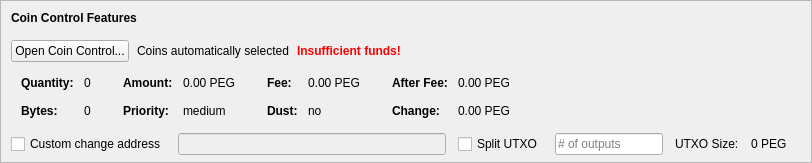
    <widget class="QFrame" name="frameCoinControl">
     <property name="sizePolicy">
      <sizepolicy hsizetype="Expanding" vsizetype="Expanding">
       <horstretch>0</horstretch>
       <verstretch>0</verstretch>
      </sizepolicy>
     </property>
     <property name="maximumSize">
      <size>
       <width>16777215</width>
       <height>16777215</height>
      </size>
     </property>
     <property name="frameShape">
      <enum>QFrame::StyledPanel</enum>
     </property>
     <property name="frameShadow">
      <enum>QFrame::Sunken</enum>
     </property>
     <layout class="QVBoxLayout" name="verticalLayoutCoinControl2">
      <property name="spacing">
       <number>0</number>
      </property>
      <property name="leftMargin">
       <number>0</number>
      </property>
      <property name="topMargin">
       <number>0</number>
      </property>
      <property name="rightMargin">
       <number>0</number>
      </property>
      <property name="bottomMargin">
       <number>6</number>
      </property>
      <item>
       <layout class="QVBoxLayout" name="verticalLayoutCoinControl" stretch="0,0,0,0,1">
        <property name="spacing">
         <number>0</number>
        </property>
        <property name="leftMargin">
         <number>10</number>
        </property>
        <property name="topMargin">
         <number>10</number>
        </property>
        <item>
         <layout class="QHBoxLayout" name="horizontalLayoutCoinControl1">
          <property name="bottomMargin">
           <number>15</number>
          </property>
          <item>
           <widget class="QLabel" name="labelCoinControlFeatures">
            <property name="sizePolicy">
             <sizepolicy hsizetype="Preferred" vsizetype="Maximum">
              <horstretch>0</horstretch>
              <verstretch>0</verstretch>
             </sizepolicy>
            </property>
            <property name="font">
             <font>
              <weight>75</weight>
              <bold>true</bold>
             </font>
            </property>
            <property name="styleSheet">
             <string notr="true">font-weight:bold;</string>
            </property>
            <property name="text">
             <string>Coin Control Features</string>
            </property>
           </widget>
          </item>
         </layout>
        </item>
        <item>
         <layout class="QHBoxLayout" name="horizontalLayoutCoinControl2" stretch="0,0,0,0">
          <property name="spacing">
           <number>8</number>
          </property>
          <property name="bottomMargin">
           <number>10</number>
          </property>
          <item>
           <widget class="QPushButton" name="pushButtonCoinControl">
            <property name="styleSheet">
             <string notr="true"/>
            </property>
            <property name="text">
             <string>Open Coin Control...</string>
            </property>
            <property name="autoDefault">
             <bool>false</bool>
            </property>
           </widget>
          </item>
          <item>
           <widget class="QLabel" name="labelCoinControlAutomaticallySelected">
            <property name="text">
             <string>Coins automatically selected</string>
            </property>
            <property name="margin">
             <number>5</number>
            </property>
           </widget>
          </item>
          <item>
           <widget class="QLabel" name="labelCoinControlInsuffFunds">
            <property name="font">
             <font>
              <weight>75</weight>
              <bold>true</bold>
             </font>
            </property>
            <property name="styleSheet">
             <string notr="true">color:red;font-weight:bold;</string>
            </property>
            <property name="text">
             <string>Insufficient funds!</string>
            </property>
            <property name="margin">
             <number>5</number>
            </property>
           </widget>
          </item>
          <item>
           <spacer name="horizontalSpacerCoinControl">
            <property name="orientation">
             <enum>Qt::Horizontal</enum>
            </property>
            <property name="sizeHint" stdset="0">
             <size>
              <width>40</width>
              <height>1</height>
             </size>
            </property>
           </spacer>
          </item>
         </layout>
        </item>
        <item>
         <widget class="QWidget" name="widgetCoinControl" native="true">
          <property name="sizePolicy">
           <sizepolicy hsizetype="Preferred" vsizetype="Preferred">
            <horstretch>0</horstretch>
            <verstretch>0</verstretch>
           </sizepolicy>
          </property>
          <property name="minimumSize">
           <size>
            <width>0</width>
            <height>0</height>
           </size>
          </property>
          <property name="styleSheet">
           <string notr="true"/>
          </property>
          <layout class="QHBoxLayout" name="horizontalLayoutCoinControl5">
           <property name="leftMargin">
            <number>0</number>
           </property>
           <property name="topMargin">
            <number>0</number>
           </property>
           <property name="rightMargin">
            <number>0</number>
           </property>
           <property name="bottomMargin">
            <number>0</number>
           </property>
           <item>
            <layout class="QHBoxLayout" name="horizontalLayoutCoinControl3" stretch="0,0,0,1">
             <property name="spacing">
              <number>20</number>
             </property>
             <property name="topMargin">
              <number>0</number>
             </property>
             <property name="bottomMargin">
              <number>10</number>
             </property>
             <item>
              <layout class="QFormLayout" name="formLayoutCoinControl1">
               <property name="horizontalSpacing">
                <number>10</number>
               </property>
               <property name="verticalSpacing">
                <number>14</number>
               </property>
               <property name="leftMargin">
                <number>10</number>
               </property>
               <property name="topMargin">
                <number>4</number>
               </property>
               <property name="rightMargin">
                <number>6</number>
               </property>
               <item row="0" column="0">
                <widget class="QLabel" name="labelCoinControlQuantityText">
                 <property name="font">
                  <font>
                   <weight>75</weight>
                   <bold>true</bold>
                  </font>
                 </property>
                 <property name="text">
                  <string>Quantity:</string>
                 </property>
                 <property name="margin">
                  <number>0</number>
                 </property>
                </widget>
               </item>
               <item row="0" column="1">
                <widget class="QLabel" name="labelCoinControlQuantity">
                 <property name="cursor">
                  <cursorShape>IBeamCursor</cursorShape>
                 </property>
                 <property name="contextMenuPolicy">
                  <enum>Qt::ActionsContextMenu</enum>
                 </property>
                 <property name="text">
                  <string notr="true">0</string>
                 </property>
                 <property name="margin">
                  <number>0</number>
                 </property>
                 <property name="textInteractionFlags">
                  <set>Qt::LinksAccessibleByMouse|Qt::TextSelectableByKeyboard|Qt::TextSelectableByMouse</set>
                 </property>
                </widget>
               </item>
               <item row="1" column="0">
                <widget class="QLabel" name="labelCoinControlBytesText">
                 <property name="font">
                  <font>
                   <weight>75</weight>
                   <bold>true</bold>
                  </font>
                 </property>
                 <property name="text">
                  <string>Bytes:</string>
                 </property>
                </widget>
               </item>
               <item row="1" column="1">
                <widget class="QLabel" name="labelCoinControlBytes">
                 <property name="cursor">
                  <cursorShape>IBeamCursor</cursorShape>
                 </property>
                 <property name="contextMenuPolicy">
                  <enum>Qt::ActionsContextMenu</enum>
                 </property>
                 <property name="text">
                  <string notr="true">0</string>
                 </property>
                 <property name="textInteractionFlags">
                  <set>Qt::LinksAccessibleByMouse|Qt::TextSelectableByKeyboard|Qt::TextSelectableByMouse</set>
                 </property>
                </widget>
               </item>
              </layout>
             </item>
             <item>
              <layout class="QFormLayout" name="formLayoutCoinControl2">
               <property name="horizontalSpacing">
                <number>10</number>
               </property>
               <property name="verticalSpacing">
                <number>14</number>
               </property>
               <property name="leftMargin">
                <number>6</number>
               </property>
               <property name="topMargin">
                <number>4</number>
               </property>
               <property name="rightMargin">
                <number>6</number>
               </property>
               <item row="0" column="0">
                <widget class="QLabel" name="labelCoinControlAmountText">
                 <property name="font">
                  <font>
                   <weight>75</weight>
                   <bold>true</bold>
                  </font>
                 </property>
                 <property name="text">
                  <string>Amount:</string>
                 </property>
                 <property name="margin">
                  <number>0</number>
                 </property>
                </widget>
               </item>
               <item row="0" column="1">
                <widget class="QLabel" name="labelCoinControlAmount">
                 <property name="cursor">
                  <cursorShape>IBeamCursor</cursorShape>
                 </property>
                 <property name="contextMenuPolicy">
                  <enum>Qt::ActionsContextMenu</enum>
                 </property>
                 <property name="text">
                  <string notr="true">0.00 PEG</string>
                 </property>
                 <property name="textInteractionFlags">
                  <set>Qt::LinksAccessibleByMouse|Qt::TextSelectableByKeyboard|Qt::TextSelectableByMouse</set>
                 </property>
                </widget>
               </item>
               <item row="1" column="0">
                <widget class="QLabel" name="labelCoinControlPriorityText">
                 <property name="font">
                  <font>
                   <weight>75</weight>
                   <bold>true</bold>
                  </font>
                 </property>
                 <property name="text">
                  <string>Priority:</string>
                 </property>
                </widget>
               </item>
               <item row="1" column="1">
                <widget class="QLabel" name="labelCoinControlPriority">
                 <property name="cursor">
                  <cursorShape>IBeamCursor</cursorShape>
                 </property>
                 <property name="contextMenuPolicy">
                  <enum>Qt::ActionsContextMenu</enum>
                 </property>
                 <property name="text">
                  <string>medium</string>
                 </property>
                 <property name="textInteractionFlags">
                  <set>Qt::LinksAccessibleByMouse|Qt::TextSelectableByKeyboard|Qt::TextSelectableByMouse</set>
                 </property>
                </widget>
               </item>
              </layout>
             </item>
             <item>
              <layout class="QFormLayout" name="formLayoutCoinControl3">
               <property name="horizontalSpacing">
                <number>10</number>
               </property>
               <property name="verticalSpacing">
                <number>14</number>
               </property>
               <property name="leftMargin">
                <number>6</number>
               </property>
               <property name="topMargin">
                <number>4</number>
               </property>
               <property name="rightMargin">
                <number>6</number>
               </property>
               <item row="0" column="0">
                <widget class="QLabel" name="labelCoinControlFeeText">
                 <property name="font">
                  <font>
                   <weight>75</weight>
                   <bold>true</bold>
                  </font>
                 </property>
                 <property name="text">
                  <string>Fee:</string>
                 </property>
                 <property name="margin">
                  <number>0</number>
                 </property>
                </widget>
               </item>
               <item row="0" column="1">
                <widget class="QLabel" name="labelCoinControlFee">
                 <property name="cursor">
                  <cursorShape>IBeamCursor</cursorShape>
                 </property>
                 <property name="contextMenuPolicy">
                  <enum>Qt::ActionsContextMenu</enum>
                 </property>
                 <property name="text">
                  <string notr="true">0.00 PEG</string>
                 </property>
                 <property name="textInteractionFlags">
                  <set>Qt::LinksAccessibleByMouse|Qt::TextSelectableByKeyboard|Qt::TextSelectableByMouse</set>
                 </property>
                </widget>
               </item>
               <item row="1" column="0">
                <widget class="QLabel" name="labelCoinControlLowOutputText">
                 <property name="font">
                  <font>
                   <weight>75</weight>
                   <bold>true</bold>
                  </font>
                 </property>
                 <property name="text">
                  <string>Dust:</string>
                 </property>
                </widget>
               </item>
               <item row="1" column="1">
                <widget class="QLabel" name="labelCoinControlLowOutput">
                 <property name="cursor">
                  <cursorShape>IBeamCursor</cursorShape>
                 </property>
                 <property name="contextMenuPolicy">
                  <enum>Qt::ActionsContextMenu</enum>
                 </property>
                 <property name="text">
                  <string>no</string>
                 </property>
                 <property name="textInteractionFlags">
                  <set>Qt::LinksAccessibleByMouse|Qt::TextSelectableByKeyboard|Qt::TextSelectableByMouse</set>
                 </property>
                </widget>
               </item>
              </layout>
             </item>
             <item>
              <layout class="QFormLayout" name="formLayoutCoinControl4">
               <property name="horizontalSpacing">
                <number>10</number>
               </property>
               <property name="verticalSpacing">
                <number>14</number>
               </property>
               <property name="leftMargin">
                <number>6</number>
               </property>
               <property name="topMargin">
                <number>4</number>
               </property>
               <property name="rightMargin">
                <number>6</number>
               </property>
               <item row="0" column="0">
                <widget class="QLabel" name="labelCoinControlAfterFeeText">
                 <property name="font">
                  <font>
                   <weight>75</weight>
                   <bold>true</bold>
                  </font>
                 </property>
                 <property name="text">
                  <string>After Fee:</string>
                 </property>
                 <property name="margin">
                  <number>0</number>
                 </property>
                </widget>
               </item>
               <item row="0" column="1">
                <widget class="QLabel" name="labelCoinControlAfterFee">
                 <property name="cursor">
                  <cursorShape>IBeamCursor</cursorShape>
                 </property>
                 <property name="contextMenuPolicy">
                  <enum>Qt::ActionsContextMenu</enum>
                 </property>
                 <property name="text">
                  <string notr="true">0.00 PEG</string>
                 </property>
                 <property name="textInteractionFlags">
                  <set>Qt::LinksAccessibleByMouse|Qt::TextSelectableByKeyboard|Qt::TextSelectableByMouse</set>
                 </property>
                </widget>
               </item>
               <item row="1" column="0">
                <widget class="QLabel" name="labelCoinControlChangeText">
                 <property name="font">
                  <font>
                   <weight>75</weight>
                   <bold>true</bold>
                  </font>
                 </property>
                 <property name="text">
                  <string>Change:</string>
                 </property>
                </widget>
               </item>
               <item row="1" column="1">
                <widget class="QLabel" name="labelCoinControlChange">
                 <property name="cursor">
                  <cursorShape>IBeamCursor</cursorShape>
                 </property>
                 <property name="contextMenuPolicy">
                  <enum>Qt::ActionsContextMenu</enum>
                 </property>
                 <property name="text">
                  <string notr="true">0.00 PEG</string>
                 </property>
                 <property name="textInteractionFlags">
                  <set>Qt::LinksAccessibleByMouse|Qt::TextSelectableByKeyboard|Qt::TextSelectableByMouse</set>
                 </property>
                </widget>
               </item>
              </layout>
             </item>
            </layout>
           </item>
          </layout>
         </widget>
        </item>
        <item>
         <layout class="QHBoxLayout" name="horizontalLayoutCoinControl4" stretch="0,0,0,0,0,0,0">
          <property name="spacing">
           <number>12</number>
          </property>
          <property name="sizeConstraint">
           <enum>QLayout::SetDefaultConstraint</enum>
          </property>
          <property name="topMargin">
           <number>5</number>
          </property>
          <property name="rightMargin">
           <number>5</number>
          </property>
          <item>
           <widget class="QCheckBox" name="checkBoxCoinControlChange">
            <property name="toolTip">
             <string>If this is activated, but the change address is empty or invalid, change will be sent to a newly generated address.</string>
            </property>
            <property name="text">
             <string>Custom change address</string>
            </property>
           </widget>
          </item>
          <item>
           <widget class="QValidatedLineEdit" name="lineEditCoinControlChange">
            <property name="enabled">
             <bool>false</bool>
            </property>
            <property name="sizePolicy">
             <sizepolicy hsizetype="Expanding" vsizetype="Fixed">
              <horstretch>0</horstretch>
              <verstretch>0</verstretch>
             </sizepolicy>
            </property>
           </widget>
          </item>
          <item>
           <widget class="QCheckBox" name="splitBlockCheckBox">
            <property name="text">
             <string>Split UTXO</string>
            </property>
           </widget>
          </item>
          <item>
           <widget class="QLineEdit" name="splitBlockLineEdit">
            <property name="sizePolicy">
             <sizepolicy hsizetype="Fixed" vsizetype="Fixed">
              <horstretch>50</horstretch>
              <verstretch>0</verstretch>
             </sizepolicy>
            </property>
            <property name="placeholderText">
             <string># of outputs</string>
            </property>
           </widget>
          </item>
          <item>
           <widget class="QLabel" name="labelBlockSizeText">
            <property name="text">
             <string>UTXO Size:</string>
            </property>
           </widget>
          </item>
          <item>
           <widget class="QLabel" name="labelBlockSize">
            <property name="text">
             <string>0 PEG</string>
            </property>
           </widget>
          </item>
          <item>
           <widget class="QLabel" name="labelCoinControlChangeLabel">
            <property name="sizePolicy">
             <sizepolicy hsizetype="Preferred" vsizetype="Expanding">
              <horstretch>0</horstretch>
              <verstretch>0</verstretch>
             </sizepolicy>
            </property>
            <property name="minimumSize">
             <size>
              <width>0</width>
              <height>0</height>
             </size>
            </property>
            <property name="text">
             <string/>
            </property>
            <property name="margin">
             <number>3</number>
            </property>
           </widget>
          </item>
         </layout>
        </item>
        <item>
         <spacer name="verticalSpacerCoinControl">
          <property name="orientation">
           <enum>Qt::Vertical</enum>
          </property>
          <property name="sizeHint" stdset="0">
           <size>
            <width>800</width>
            <height>1</height>
           </size>
          </property>
         </spacer>
        </item>
       </layout>
      </item>
     </layout>
    </widget>
